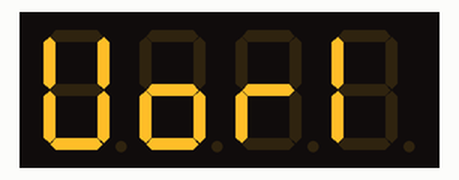
Recording of a sketch running on a simulated Arduino Uno, built with avr-gcc and run on an emulated ATmega328P. Shown: 4-digit seven-segment display.

Above: at 0.1 s.

Measured:
- what the display in image 0 shows lasts 10.0 s, from 0.1 s to 10.1 s

The sketch:

HelloWorld7-seg.ino
```cpp
#include <SevenSeg.h>

SevenSeg disp(2, 3, 4, 5, 6, 7, 8);
const int numOfDigits = 4;
int digitPins[numOfDigits] = {10, 11, 12, 13};

void setup() {

  disp.setDigitPins(numOfDigits, digitPins);
  disp.setCommonCathode();
  disp.setDPPin(9);

}

void loop() {
  disp.write("Hell");
  disp.write("ello");
  disp.write("llo ");
  disp.write("lo W");
  disp.write("o Wo");
  disp.write(" Wor");
  disp.write("Worl");
  delay(10000);
}
```
